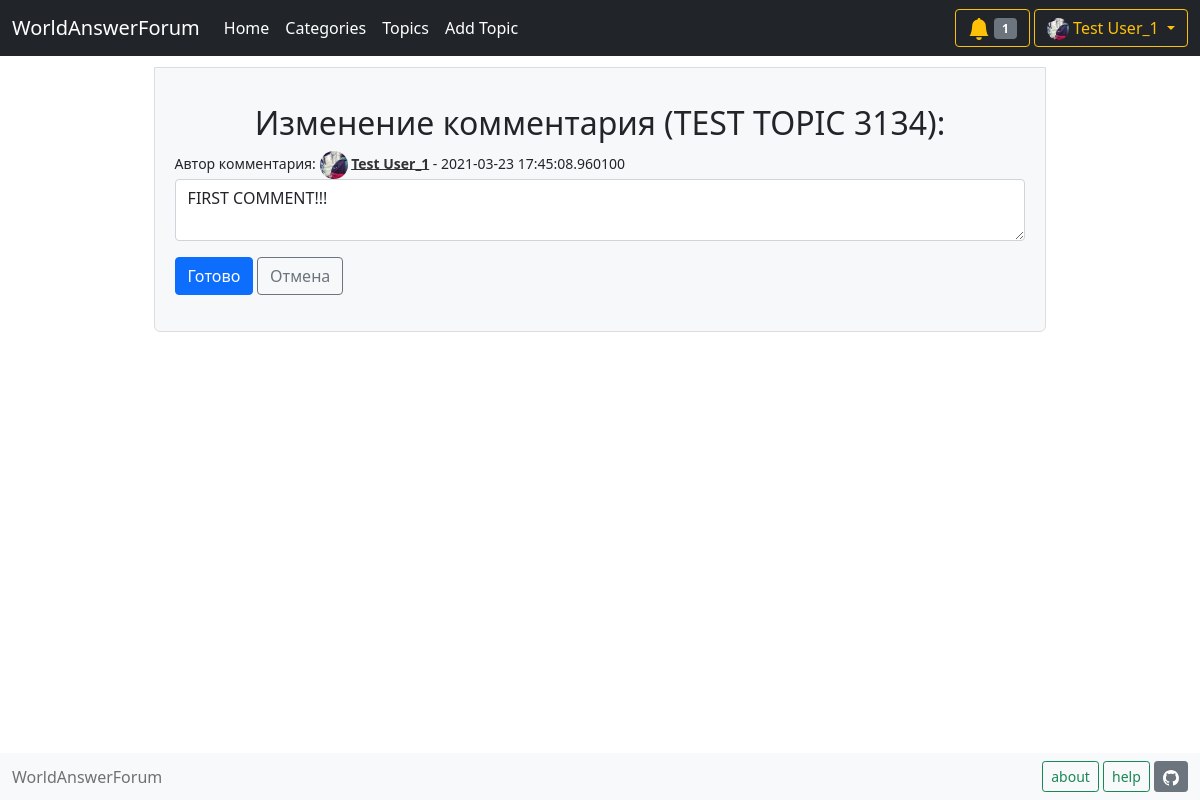
The app's page /message_edit/1 (signed in) with its own data.
### data/user.py (models this page shows, shortened)
class User(SqlAlchemyBase, UserMixin, SerializerMixin):
    __tablename__ = 'users'
    id = sqlalchemy.Column(
        sqlalchemy.Integer, autoincrement=True,
        primary_key=True, nullable=False)
    name = sqlalchemy.Column(sqlalchemy.String, nullable=False)
    email = sqlalchemy.Column(
        sqlalchemy.String, index=True, unique=True, nullable=True)
    hashed_password = sqlalchemy.Column(
        sqlalchemy.String, nullable=False)
    role_id = sqlalchemy.Column(
        sqlalchemy.Integer, sqlalchemy.ForeignKey('roles.id'), default=1)
    about = sqlalchemy.Column(sqlalchemy.String)
    area = sqlalchemy.Column(sqlalchemy.String)
    profile_img = sqlalchemy.Column(sqlalchemy.String)
    role = orm.relation('Role')
    notifies = orm.relation('Notify', back_populates='user', lazy='subquery')

### data/topic.py (models this page shows, shortened)
class Topic(SqlAlchemyBase, SerializerMixin):
    __tablename__ = 'topics'
    id = sqlalchemy.Column(
        sqlalchemy.Integer, autoincrement=True,
        primary_key=True, nullable=False)
    title = sqlalchemy.Column(sqlalchemy.String, nullable=False)
    text = sqlalchemy.Column(sqlalchemy.String)
    img = sqlalchemy.Column(sqlalchemy.String)
    date = sqlalchemy.Column(sqlalchemy.DateTime, default=datetime.datetime.now)
    category_id = sqlalchemy.Column(
        sqlalchemy.Integer, sqlalchemy.ForeignKey('category.id'), nullable=False)
    author_id = sqlalchemy.Column(
        sqlalchemy.Integer, sqlalchemy.ForeignKey('users.id'), nullable=False)
    user = orm.relation('User')
    category = orm.relation('Category')

### data/message.py (models this page shows)
class Message(SqlAlchemyBase, SerializerMixin):
    __tablename__ = 'messages'
    id = sqlalchemy.Column(
        sqlalchemy.Integer, autoincrement=True,
        primary_key=True, nullable=False)
    message = sqlalchemy.Column(
        sqlalchemy.String, nullable=False)
    topic_id = sqlalchemy.Column(
        sqlalchemy.Integer, sqlalchemy.ForeignKey('topics.id'),
        nullable=False)
    author_id = sqlalchemy.Column(
        sqlalchemy.Integer, sqlalchemy.ForeignKey('users.id'),
        nullable=False)
    time = sqlalchemy.Column(
        sqlalchemy.DateTime, default=datetime.datetime.now)
    user = orm.relation('User')
    topic = orm.relation('Topic')

### main.py (the view, shortened to what this page needs)
@app.route('/message_edit/<int:message_id>', methods=['GET', 'POST'])
@login_required
def edit_message(message_id):
    form = MessageForm()
    db_sess = db_session.create_session()
    message = db_sess.query(Message).filter(
        Message.id == message_id).first()
    if request.method == "GET":
        if message:
            form.message.data = message.message
        else:
            abort(404)
    return render_template(
        'message_edit.html', form=form,
        message=message,
        topic=db_sess.query(Topic).get(
            message.topic_id))

### forms/messageform.py
class MessageForm(FlaskForm):
    message = TextAreaField('', validators=[DataRequired()])
    submit = SubmitField('Готово')

### data/db_session.py (called while the page is built)
def create_session() -> Session:
    global __factory
    return __factory()

### main.py (called while the page is built)
@login_manager.user_loader
def load_user(user_id):
    db_sess = db_session.create_session()
    return db_sess.query(User).get(user_id)

def get_notifies_num():
    db_sess = db_session.create_session()
    notifies = db_sess.query(Notify).filter(
        Notify.user_id == current_user.id)
    return len(list(notifies))

### templates/message_edit.html (shortened to what this page needs)
{% extends "base.html" %}
{% block content %}
<div style="margin: 10%;margin-top: 1%;padding: 20px;font-size: 14px;background-color: #F7F8FA;border: 1px solid #DBDCDD;border-radius: 0 0 6px 6px;">
    <form action="" method="post">
        <p>
            <h2 style="text-align: center;">Изменение комментария ({{ topic.title }}):</h2>
            Автор комментария:
            {% if current_user.profile_img %}
            <img src="/{{ current_user.profile_img }}" width="28" height="28" style="border-radius: 500px;">
            {% else %}
            <img src="https://encrypted-tbn0.gstatic.com/images?q=tbn:ANd9GcRxmwWDfc034Ea1LFCRRg__dQtvJQBpkRAKgA&usqp=CAU" width="28" height="28" style="border-radius: 500px;">
            {% endif %}
            <a href="/profile/{{ current_user.id }}" style="color: #333;font-weight: 700;overflow-wrap: break-word;">{{ current_user.name }}</a>
             - {{ message.time }}
            {{ form.message(class="form-control") }}
        </p>
        <p>
            {{ form.submit(type="submit", class="btn btn-primary") }}
            <a href="/topic/{{ topic.id }}" type="button" class="btn btn-outline-secondary btn">Отмена</a>
        </p>
    </form>
</div>
{% endblock %}

### templates/base.html (shortened to what this page needs)
<!DOCTYPE html>
<html lang="en">
<head>
    <link href="https://cdn.jsdelivr.net/npm/bootstrap@5.0.0-beta1/dist/css/bootstrap.min.css"
          rel="stylesheet"
>
</head>
<body>
    {% set title = "WorldAnswerForum" %}
    <header>
        <nav class="navbar navbar-expand-lg navbar-dark bg-dark">
          <div class="container-fluid">
            <a class="navbar-brand" href="/">{{ title }}</a>
            <div class="collapse navbar-collapse" id="navbarSupportedContent">
              <ul class="navbar-nav me-auto my-2 my-lg-0 navbar-nav-scroll" style="--bs-scroll-height: 100px;">
                <li class="nav-item">
                  <a class="nav-link active" aria-current="page" href="/">Home</a>
                </li>
                <li class="nav-item">
                  <a class="nav-link active" href="/categories">Categories</a>
                </li>
                <li class="nav-item">
                  <a class="nav-link active" href="/topics/0">Topics</a>
                </li>
                <li class="nav-item">
                  {% if current_user.is_authenticated %}
                  <a class="nav-link active" href="/add_topic">Add Topic</a>
                  {% else %}
                  <a class="nav-link active" href="/login">Add Topic</a>
                  {% endif %}
                </li>
              </ul>
              <form class="d-flex">
                {% if current_user.is_authenticated %}
                <div class="btn-group"><div>
                  <button type="button" class="btn btn-outline-warning" data-bs-toggle="dropdown" data-bs-display="static" aria-expanded="false">
                    {% if current_user.notifies %}
                    <svg xmlns="http://www.w3.org/2000/svg" width="22" height="22" fill="currentColor" class="bi bi-bell-fill" viewBox="0 0 16 16">
                      <path d="M8 16a2 2 0 0 0 2-2H6a2 2 0 0 0 2 2zm.995-14.901a1 1 0 1 0-1.99 0A5.002 5.002 0 0 0 3 6c0 1.098-.5 6-2 7h14c-1.5-1-2-5.902-2-7 0-2.42-1.72-4.44-4.005-4.901z"/>
                    </svg>
                      <span class="badge bg-secondary">{{ get_notifies_num() }}</span>
                    {% endif %}
                  </button>
                  <button type="button" class="btn btn-outline-warning dropdown-toggle" data-bs-toggle="dropdown" data-bs-display="static" aria-expanded="false">
                    {% if current_user.profile_img %}
                    <img src="/{{ current_user.profile_img }}" width="22" height="22" style="border-radius: 100px;">
                    {% else %}
                    <img src="https://encrypted-tbn0.gstatic.com/images?q=tbn:ANd9GcRxmwWDfc034Ea1LFCRRg__dQtvJQBpkRAKgA&usqp=CAU" width="22" height="22" style="border-radius: 100px;">
                    {% endif %}
                    {{ current_user.name }}
                  </button>
                </div></div>
                {% else %}
                <div>
                  <a class="btn btn-outline-info" href="/register">Register</a>
                  <a class="btn btn-outline-warning" href="/login">Log in</a>
                </div>
                {% endif %}
              </form>
            </div>
          </div>
        </nav>
    </header>
    <main role="main" class="container">
        {% block content %}{% endblock %}
    </main>
    <nav class="navbar fixed-bottom navbar-light bg-light">
      <div class="container-fluid">
        <div>
          <span class="navbar-text">
              {{ title }}
          </span>
         </div>
        <div>
          <button type="button" class="btn btn-outline-success btn-sm" data-bs-toggle="modal" data-bs-target="#AboutModal">
            about
          </button>
          <a class="btn btn-outline-success btn-sm" href="/question">help</a>
          <a class="btn btn-secondary btn-sm" href="https://github.com/Hamjoshua/YL_Flask_Project">
          </a>
        </div>
      </div>
    </nav>
</body>
</html>

### records on screen
User: id "1", profile_img (picture), name "Test User_1"
Topic: title "TEST TOPIC 3134"
Message: time "2021-03-23 17:45:08.960100", message "FIRST COMMENT!!!"

### other values on screen
{{ title }} "WorldAnswerForum"
